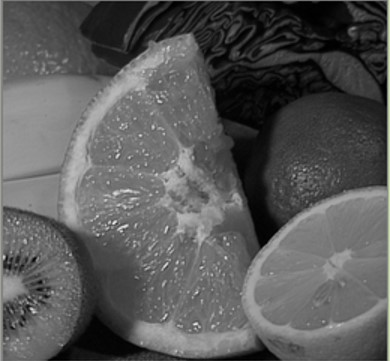
#> input picture orange.jpg, 390 x 361 px
$ python balance.py
#> lines starting #> are read from the running program, lines starting #| are printed output that depends on the picture
### histogram.py
import matplotlib.pyplot as pyplot
import numpy as np

def calHistogram(img):
	if len(img.shape) != 2:
		print("wrong image size")
		return None
	histogram=np.zeros(256)
	for i in range(img.shape[0]):
		for j in range(img.shape[1]):
			histogram[img[i][j]] += 1
	return histogram


def drawHistoGram(histogram):
	pyplot.figure()
	pyplot.axis([0, 256, 0, max(histogram)])
	pyplot.grid(True)
	x=np.arange(0,256,1)
	pyplot.bar(x,histogram)
	pyplot.show()

### balance.py
import cv2
import histogram
import numpy as np

image=cv2.imread("./orange.jpg",0)
#> image: shape (361, 390); min 0, max 237, mean 88.8
cv2.imshow("ori",image)
# cv2.waitKey(0)

hist=histogram.calHistogram(image)
#> hist = 256 values, max 1711 at index 114, min 0 at index 220, mean 550
histogram.drawHistoGram(hist)
#> in drawHistoGram, `pyplot.show()`:
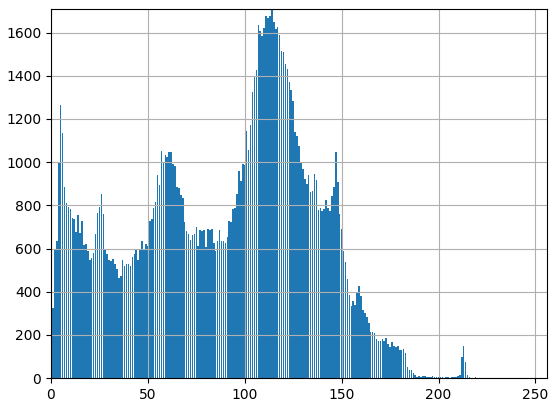
#> figure drawn by matplotlib, 1 panel; tallest bar 1711 high, from x = 113.6 to 114.4

# calculate the lookup table (LUT)
lut=hist.cumsum()
#> lut = 256 values from 180 to 140790
lut_masked=np.ma.masked_equal(lut,0)
lut=(lut_masked-lut_masked.min())*255/(lut_masked.max()-lut_masked.min())
lut=np.ma.filled(lut,0).astype("uint8")
#> lut = 256 values from 0 to 255

result=lut[image]
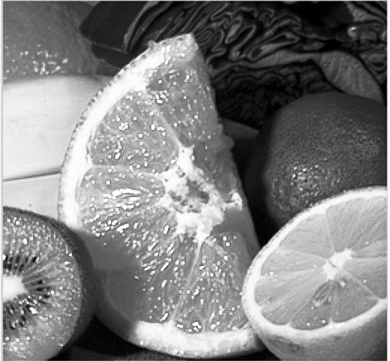
#> result: shape (361, 390); min 0, max 255, mean 127.7
hist_bala=histogram.calHistogram(result)
#> hist_bala = 256 values, max 1711 at index 168, min 0 at index 3, mean 550
histogram.drawHistoGram(hist_bala)
#> in drawHistoGram (call 2), `pyplot.show()`:
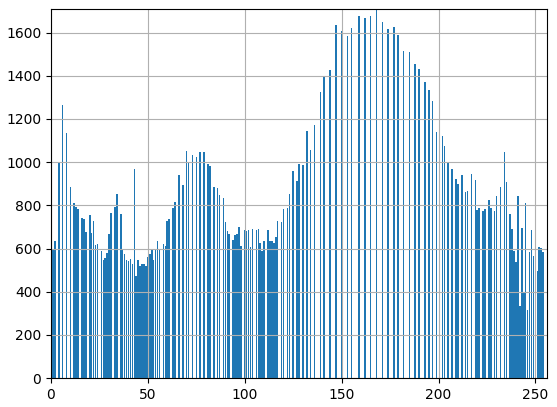
#> figure drawn by matplotlib, 1 panel; tallest bar 1711 high, from x = 167.6 to 168.4

cv2.imshow("balanced",result)
cv2.waitKey(0)

$ run again, with color.jpg copied over orange.jpg
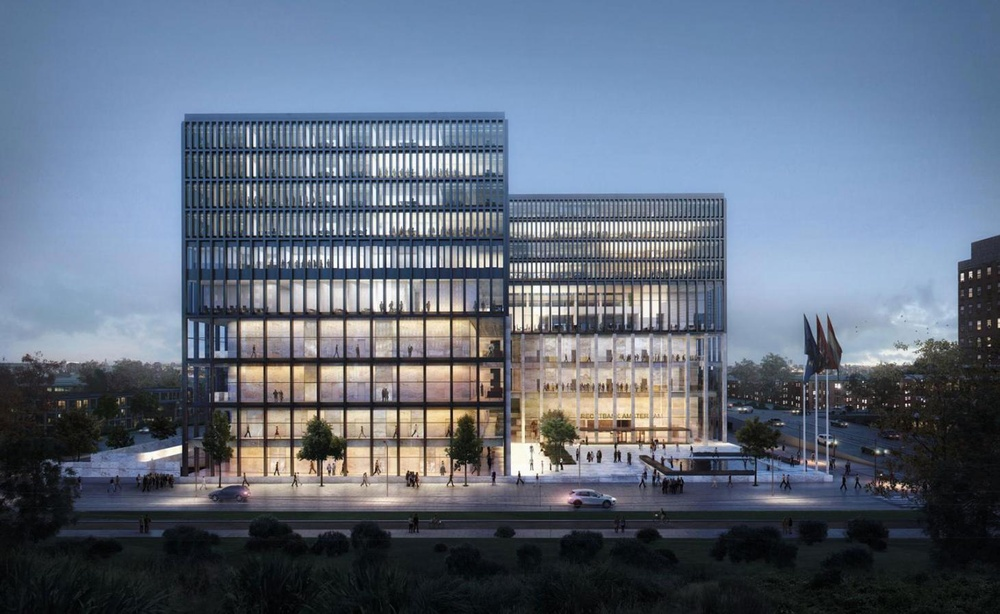
#> input picture color.jpg, 1000 x 614 px, shrunk from 1460 x 896 before the run
#> hist = 256 values, max 5560 at index 22, min 22 at index 0, mean 2398.4
#> `lut=hist.cumsum()`: lut = 256 values from 22 to 614000
#> `lut=np.ma.filled(lut,0).astype("uint8")`: lut = 256 values from 0 to 255
#> `result=lut[image]`:
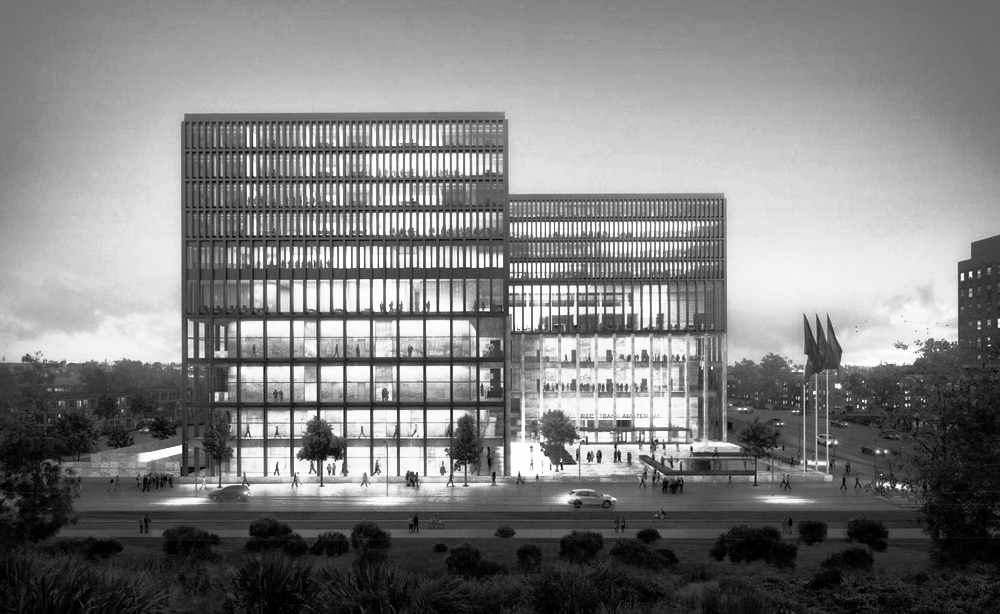
#> result: shape (614, 1000); min 0, max 255, mean 127.8
#> hist_bala = 256 values, max 5560 at index 33, min 0 at index 3, mean 2398.4
#> in drawHistoGram (call 2), `pyplot.show()`:
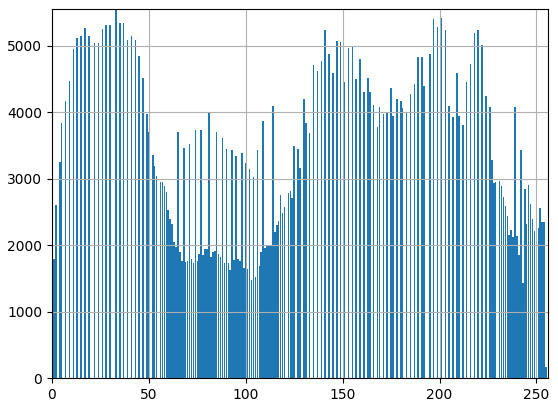
#> figure drawn by matplotlib, 1 panel; tallest bar 5560 high, from x = 32.6 to 33.4
